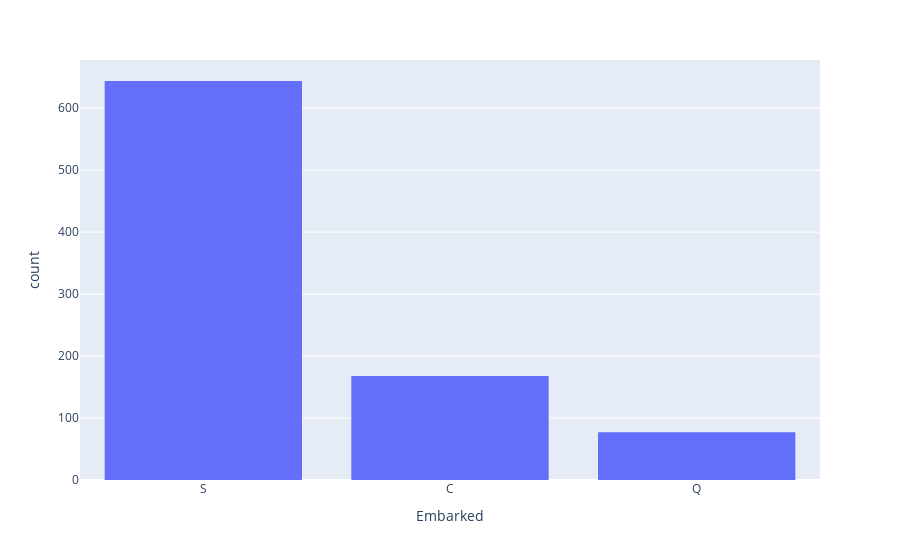

The notebook cell saved with this chart:
### Markdown cell above
Se puede notar que hay 2 datos faltantes en el puerto de embarcamiento (Embarked), por lo que se tiene que pensar en qué es lo que se puede hacer para poder *completarlos*. 

Observando una gráfica de éstos valores:

### Code cell
"""
plt.figure(figsize=(6, 7))
sns.countplot(x='Embarked', data=train)
"""
fig=px.histogram(train, x="Embarked")#, color="Sex"
fig.show()

### Figure 1 — Plotly figure (JSON) as saved in the notebook; plotly's stock layout.template omitted (floating-point values rounded to 4 significant figures; data arrays with more than 128 entries replaced by an {"elided": "..."} marker saying what was removed)
{"data": [{"alignmentgroup": "True", "bingroup": "x", "hovertemplate": "Embarked=%{x}<br>count=%{y}<extra></extra>", "legendgroup": "", "marker": {"color": "#636efa", "pattern": {"shape": ""}}, "name": "", "offsetgroup": "", "orientation": "v", "showlegend": false, "type": "histogram", "x": {"elided": "891 str values"}, "xaxis": "x", "yaxis": "y"}], "layout": {"barmode": "relative", "legend": {"tracegroupgap": 0}, "margin": {"t": 60}, "xaxis": {"anchor": "y", "domain": [0, 1], "title": {"text": "Embarked"}}, "yaxis": {"anchor": "x", "domain": [0, 1], "title": {"text": "count"}}}}
